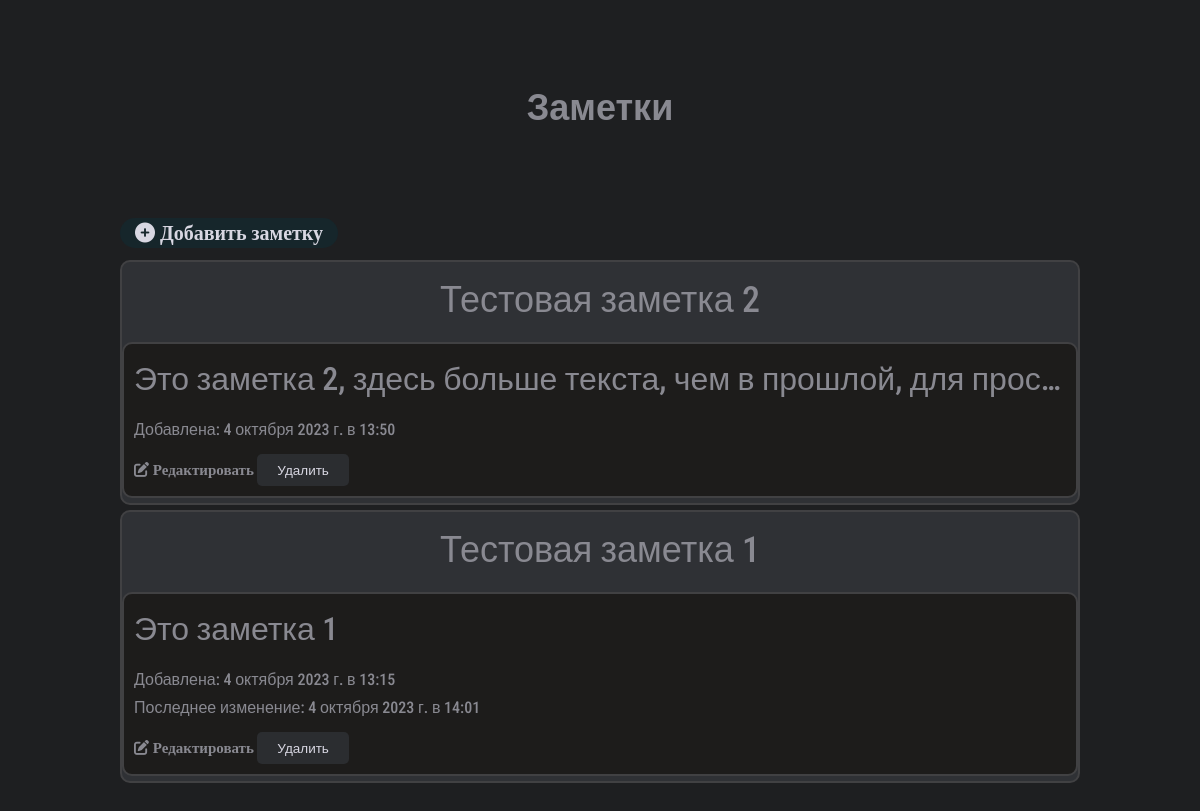
The page / on the database its author committed.
### notes_app/models.py (models this page shows)
class Note(models.Model):
    title = models.CharField(max_length=300, verbose_name='Название заметки')
    description = models.TextField(blank=True, null=True, verbose_name='Описание заметки')
    created = models.DateTimeField(auto_now_add=True, verbose_name='Дата создания')
    updated = models.DateTimeField(auto_now=True, verbose_name='Дата изменения')
    id = models.UUIDField(default=uuid.uuid4, primary_key=True, editable=False, unique=True)
    class Meta:
        ordering = ['-created']

### notes_app/views.py (the view)
# urls.py: path('', views.home_page, name='notes_home_page'),
def home_page(request):
    notes = models.Note.objects.all()
    context = {'notes': notes}
    return render(request, 'notes_app/notes_home_page.html', context)

### notes_app/templates/notes_app/notes_home_page.html (shortened to what this page needs)
{% extends 'base.html' %}
{% block content %}
    <div class="container">
        <h2 class="text-center m-xl">Заметки</h2>
        <a href="{% url 'note_create' %}?next=/" class="tag tag--pill tag--main" style="font-size: 2rem;"><i
            class="fa-solid fa-circle-plus"> Добавить заметку</i></a>
        {% if notes %}
            {% for note in notes %}
                <div class="card card--dark">
                    <h2 class="text-center m-sm"><a href="{% url 'note_update' note.id %}?next=/">{{ note.title|truncatechars:25 }}</a></h2>
                    <div class="card">
                        {% if note.description %}
                        <h3 class="text-left m-sm"><a href="{% url 'note_update' note.id %}?next=/">{{ note.description|truncatechars:60|safe|linebreaksbr }}</a></h3>
                        {% endif %}
                        <div>
                            <strong class="text-left m-sm"><a href="{% url 'note_update' note.id %}?next=/">Добавлена: {{ note.created.date }} в {{ note.created.time }}</a></strong>
                        </div>
                        {% if note.updated != note.created %}
                            <strong class="text-left m-sm"><a href="{% url 'note_update' note.id %}?next=/">Последнее изменение: {{ note.updated.date }} в {{ note.updated.time }}</a></strong>
                        {% endif %}
                        <div class="tet-left m-sm">
                            <a href="{% url 'note_update' note.id %}?next=/"><i class="fa-solid fa-pen-to-square"> Редактировать</i></a>
                            <form action="{% url 'note_delete' note.id %}" method="POST" style="display: inline-block;">
                                <input class="btn btn--md" type="submit" value="Удалить" onclick="return confirm('Вы действительно хотите удалить эту заметку?')">
                            </form>
                        </div>
                    </div>
                </div>
            {% endfor %}
        {% endif %}
    </div>
{% endblock %}

### templates/base.html (shortened to what this page needs)
<!DOCTYPE html>
{% load static %}
<html lang="en">
<head>
    <link rel="stylesheet" href="{% static 'uikit/styles/uikit.css' %}" />
    <link rel="stylesheet" href="{% static 'styles/app.css' %}" />
    <link rel="stylesheet" href="{% static 'styles/main.css' %}">
</head>
<body>
    {% block content %}
    {% endblock %}
</body>
</html>

### static/styles/app.css (style rules this page uses)
:root { --color-sub: #2d2d39; }
.card { border: 2px solid var(--color-form-border); }

### static/uikit/styles/modules/_variables.css (style rules this page uses)
:root { --color-main: #5aa5b9; --color-main-light: #e6faff; --color-sub: #3f4156; --color-sub-light: #51546e; --color-sub-lighter: #ededfd; --color-text: #898991; --color-gray: #8b8b8b; --color-light: #e5e7eb; --color-light-gray: #767676; --color-bg: #f8fafd; --color-white: #fffefd; --color-white-light: #f3f3f3; --color-success: #359e64; --color-success-bg: #def8e8; --color-error: #fc4b0b; --color-error-bg: #fff2ee; --color-bg-dark: #1E1F21; --color-bg-search: #262733; --color-search: #d8d7e2; --color-form: #1E1F21; --color-form-border: #414143; --color-bg-card: #1D1C1B; --color-bg-card-dark: #2f3135; --color-btn: #2B2D30; --color-tag: #16262b; --font-monospace: 'Fira Code', 'Courier New', courier, monospace; --font-base: 'Roboto Condensed', sans-serif; --font-regular: 300; --font-medium: 500; --font-bold: 700; --generic-shadow: 1px 1px 5px #00000010; --generic-transition: all 0.3s ease-in-out; }

### static/uikit/styles/modules/_base.css (style rules this page uses)
* { margin: 0; padding: 0; box-sizing: border-box; text-rendering: optimizeLegibility; color: inherit; font-size: inherit; }
html { font-size: 50%; }
@media only screen and (min-width: 480px) { html { font-size: 56.25%; } }
@media only screen and (min-width: 1200px) { html { font-size: 62.5%; } }
body { line-height: 1.6; font-weight: 400; font-size: 1.5rem; color: var(--color-text); background-color: var(--color-bg-dark); min-height: 100vh; }

### static/uikit/styles/modules/_typography.css (style rules this page uses)
* { font-family: var(--font-base); }
h2 { font-size: 3.6rem; font-weight: var(--font-bold); }
h3 { font-size: 3.2rem; font-weight: var(--font-medium); }
p, span, strong { font-size: 1.6rem; color: var(--color-text); font-weight: var(--font-regular); }
strong { font-weight: var(--font-medium); }
a { padding-bottom: 2px; text-decoration: none; display: inline-block; color: var(--color-main); font-weight: var(--font-medium); }

### static/uikit/styles/modules/_utilities.css (style rules this page uses)
.container { width: 92%; max-width: 165rem; margin: 0 auto; box-sizing: border-box; }
@media screen and (min-width: 1000px) { .container { width: 90%; } }
@media screen and (min-width: 1200px) { .container { width: 80%; } }
.text-center { text-align: center; }
.m-sm { margin: 1rem; }
.m-xl { margin: 8rem; }

### static/uikit/styles/modules/_button.css (style rules this page uses)
.btn { display: inline-block; position: relative; cursor: pointer; background-color: var(--color-btn); font-weight: var(--font-medium); color: var(--color-search); text-decoration: none; padding: 1rem 2rem; border-radius: 0.5rem; border: none; width: -webkit-fit-content; width: -moz-fit-content; width: fit-content; height: -webkit-fit-content; height: -moz-fit-content; height: fit-content; font-size: 1.6rem; outline-width: 0; outline-color: transparent; -webkit-backface-visibility: hidden; backface-visibility: hidden; transition: all 0.3s ease-in-out; }
.btn--md { font-size: 1.35rem; padding: 0.8rem 2rem; }

### static/uikit/styles/modules/_card.css (style rules this page uses)
.card { border-radius: 1rem; background-color: var(--color-bg-card); border: 1.5px solid var(--color-form-border); width: auto; height: auto; margin-top: 0.5rem; margin-bottom: 0.5rem; overflow: hidden; }
.card.card--dark { background-color: var(--color-bg-card-dark); }
.card a { color: var(--color-text); }

### static/uikit/styles/modules/_tag.css (style rules this page uses)
.tag { display: inline-flex; align-items: center; background-color: var(--color-tag); height: -webkit-fit-content; height: -moz-fit-content; height: fit-content; width: -webkit-fit-content; width: -moz-fit-content; width: fit-content; border-radius: 0.5rem; padding: 0.5rem 1.5rem; font-size: 1.2rem; cursor: pointer; }
.tag:not(:last-child) { margin-right: 0.25rem; margin-bottom: 0.75rem; }
.tag--pill { border-radius: 5rem; }
.tag--main, .tag--main > small { background: var(--color-tag); color: var(--color-search); font-weight: 500; }

### rows shown on the page
Note: title "Тестовая заметка 2", description "Это заметка 2, здесь больше текста, чем в прошлой, для прос…", created "4 октября 2023 г.", created.time "13:50"
Note: title "Тестовая заметка 1", description "Это заметка 1", created "4 октября 2023 г.", created.time "13:15", updated "4 октября 2023 г.", updated.time "14:01"
